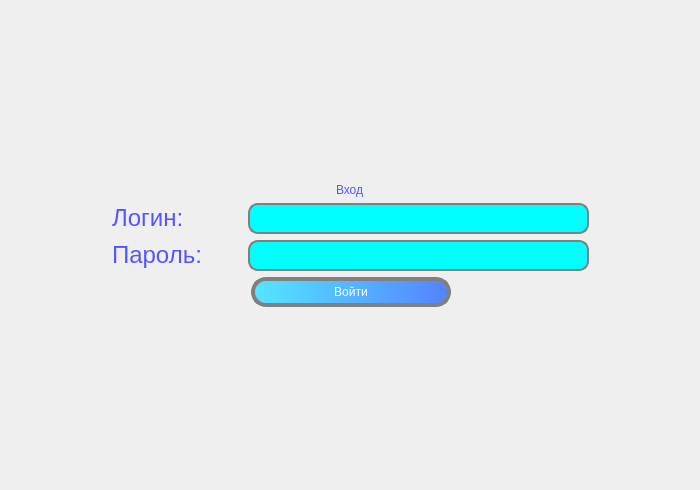
<?xml version="1.0" encoding="UTF-8"?>
<ui version="4.0">
 <class>Form</class>
 <widget class="QWidget" name="Form">
  <property name="geometry">
   <rect>
    <x>0</x>
    <y>0</y>
    <width>700</width>
    <height>490</height>
   </rect>
  </property>
  <property name="windowTitle">
   <string>Form</string>
  </property>
  <layout class="QVBoxLayout" name="verticalLayout_3">
   <item>
    <layout class="QVBoxLayout" name="verticalLayout_2">
     <item>
      <spacer name="verticalSpacer">
       <property name="orientation">
        <enum>Qt::Vertical</enum>
       </property>
       <property name="sizeHint" stdset="0">
        <size>
         <width>20</width>
         <height>40</height>
        </size>
       </property>
      </spacer>
     </item>
     <item>
      <layout class="QHBoxLayout" name="horizontalLayout">
       <item>
        <spacer name="horizontalSpacer_5">
         <property name="orientation">
          <enum>Qt::Horizontal</enum>
         </property>
         <property name="sizeHint" stdset="0">
          <size>
           <width>40</width>
           <height>20</height>
          </size>
         </property>
        </spacer>
       </item>
       <item>
        <layout class="QVBoxLayout" name="verticalLayout">
         <item alignment="Qt::AlignHCenter">
          <widget class="QLabel" name="label_2">
           <property name="maximumSize">
            <size>
             <width>88</width>
             <height>57</height>
            </size>
           </property>
           <property name="styleSheet">
            <string notr="true">color: rgb(85, 85, 255);
font: italic 28pt &quot;Monotype Corsiva&quot;;

</string>
           </property>
           <property name="text">
            <string>&lt;html&gt;&lt;head/&gt;&lt;body&gt;&lt;p&gt;Вход&lt;/p&gt;&lt;/body&gt;&lt;/html&gt;</string>
           </property>
          </widget>
         </item>
         <item>
          <layout class="QHBoxLayout" name="horizontalLayout_2">
           <item>
            <widget class="QLabel" name="label_5">
             <property name="styleSheet">
              <string notr="true">color: rgb(85, 85, 255);
font: italic 22pt &quot;Monotype Corsiva&quot;;

</string>
             </property>
             <property name="text">
              <string>&lt;html&gt;&lt;head/&gt;&lt;body&gt;&lt;p&gt;&lt;span style=&quot; font-size:18pt;&quot;&gt;Логин:&lt;/span&gt;&lt;/p&gt;&lt;/body&gt;&lt;/html&gt;</string>
             </property>
            </widget>
           </item>
           <item>
            <spacer name="horizontalSpacer_2">
             <property name="orientation">
              <enum>Qt::Horizontal</enum>
             </property>
             <property name="sizeHint" stdset="0">
              <size>
               <width>40</width>
               <height>20</height>
              </size>
             </property>
            </spacer>
           </item>
           <item>
            <widget class="QLineEdit" name="user">
             <property name="minimumSize">
              <size>
               <width>341</width>
               <height>31</height>
              </size>
             </property>
             <property name="styleSheet">
              <string notr="true">border: 2px solid gray;
border-radius: 10px;
    background:  rgb(0, 255, 255);
    selection-background-color: darkgray;</string>
             </property>
            </widget>
           </item>
          </layout>
         </item>
         <item>
          <layout class="QHBoxLayout" name="horizontalLayout_3">
           <item>
            <widget class="QLabel" name="label_6">
             <property name="styleSheet">
              <string notr="true">color: rgb(85, 85, 255);
font: italic 22pt &quot;Monotype Corsiva&quot;;

</string>
             </property>
             <property name="text">
              <string>&lt;html&gt;&lt;head/&gt;&lt;body&gt;&lt;p&gt;&lt;span style=&quot; font-size:18pt;&quot;&gt;Пароль:&lt;/span&gt;&lt;/p&gt;&lt;/body&gt;&lt;/html&gt;</string>
             </property>
            </widget>
           </item>
           <item>
            <spacer name="horizontalSpacer">
             <property name="orientation">
              <enum>Qt::Horizontal</enum>
             </property>
             <property name="sizeHint" stdset="0">
              <size>
               <width>40</width>
               <height>20</height>
              </size>
             </property>
            </spacer>
           </item>
           <item>
            <widget class="QLineEdit" name="password">
             <property name="minimumSize">
              <size>
               <width>341</width>
               <height>31</height>
              </size>
             </property>
             <property name="styleSheet">
              <string notr="true">border: 2px solid gray;
border-radius: 10px;
    background:  rgb(0, 255, 255);
    selection-background-color: darkgray;</string>
             </property>
            </widget>
           </item>
          </layout>
         </item>
         <item>
          <layout class="QHBoxLayout" name="horizontalLayout_4">
           <item>
            <spacer name="horizontalSpacer_3">
             <property name="orientation">
              <enum>Qt::Horizontal</enum>
             </property>
             <property name="sizeHint" stdset="0">
              <size>
               <width>40</width>
               <height>20</height>
              </size>
             </property>
            </spacer>
           </item>
           <item>
            <widget class="QPushButton" name="btn_enter_log">
             <property name="minimumSize">
              <size>
               <width>200</width>
               <height>30</height>
              </size>
             </property>
             <property name="maximumSize">
              <size>
               <width>201</width>
               <height>32</height>
              </size>
             </property>
             <property name="styleSheet">
              <string notr="true">background: qlineargradient(spread:pad, x1:0, y1:0, x2:1, y2:0, stop:0 rgba(85, 230, 255), stop:1 rgba(85, 130, 255));
font: 12pt &quot;MS Shell Dlg 2&quot;;
color: rgb(255, 255, 255);
border: 4px solid grey;
border-radius: 15px;
</string>
             </property>
             <property name="text">
              <string>Войти</string>
             </property>
            </widget>
           </item>
           <item>
            <spacer name="horizontalSpacer_4">
             <property name="orientation">
              <enum>Qt::Horizontal</enum>
             </property>
             <property name="sizeHint" stdset="0">
              <size>
               <width>40</width>
               <height>20</height>
              </size>
             </property>
            </spacer>
           </item>
          </layout>
         </item>
        </layout>
       </item>
       <item>
        <spacer name="horizontalSpacer_6">
         <property name="orientation">
          <enum>Qt::Horizontal</enum>
         </property>
         <property name="sizeHint" stdset="0">
          <size>
           <width>40</width>
           <height>20</height>
          </size>
         </property>
        </spacer>
       </item>
      </layout>
     </item>
     <item>
      <spacer name="verticalSpacer_2">
       <property name="orientation">
        <enum>Qt::Vertical</enum>
       </property>
       <property name="sizeHint" stdset="0">
        <size>
         <width>20</width>
         <height>40</height>
        </size>
       </property>
      </spacer>
     </item>
    </layout>
   </item>
  </layout>
 </widget>
 <resources/>
 <connections/>
</ui>
